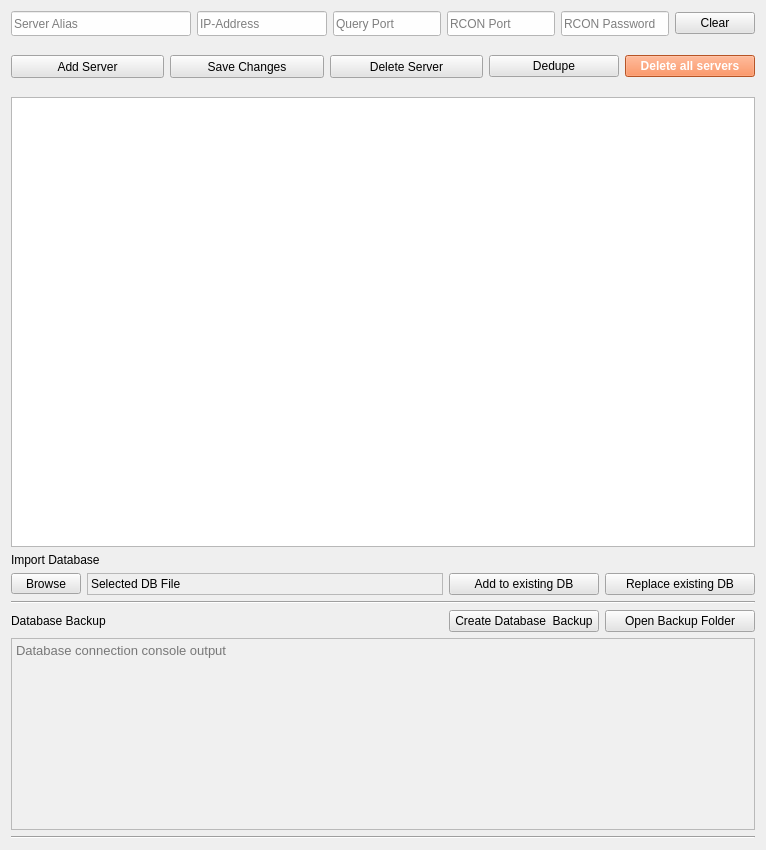
     <widget class="QWidget" name="Tab_Server">
      <attribute name="title">
       <string>Server Manager</string>
      </attribute>
      <layout class="QVBoxLayout" name="verticalLayout_26">
       <item>
        <layout class="QVBoxLayout" name="verticalLayout_25">
         <item>
          <layout class="QVBoxLayout" name="verticalLayout_18">
           <item>
            <layout class="QHBoxLayout" name="horizontalLayout_15">
             <item>
              <widget class="QLineEdit" name="server_alias">
               <property name="minimumSize">
                <size>
                 <width>180</width>
                 <height>25</height>
                </size>
               </property>
               <property name="font">
                <font>
                 <pointsize>9</pointsize>
                </font>
               </property>
               <property name="toolTip">
                <string>Alias Name of the server</string>
               </property>
               <property name="statusTip">
                <string>Alias Name of the server</string>
               </property>
               <property name="styleSheet">
                <string notr="true">background-color:rgb(254, 254, 254);</string>
               </property>
               <property name="text">
                <string/>
               </property>
               <property name="placeholderText">
                <string>Server Alias</string>
               </property>
              </widget>
             </item>
             <item>
              <widget class="QLineEdit" name="server_ip">
               <property name="minimumSize">
                <size>
                 <width>130</width>
                 <height>25</height>
                </size>
               </property>
               <property name="font">
                <font>
                 <pointsize>9</pointsize>
                </font>
               </property>
               <property name="toolTip">
                <string>IP Address of the server</string>
               </property>
               <property name="statusTip">
                <string>IP Address of the server</string>
               </property>
               <property name="styleSheet">
                <string notr="true">background-color:rgb(254, 254, 254);</string>
               </property>
               <property name="text">
                <string/>
               </property>
               <property name="placeholderText">
                <string>IP-Address</string>
               </property>
              </widget>
             </item>
             <item>
              <widget class="QLineEdit" name="server_query">
               <property name="minimumSize">
                <size>
                 <width>60</width>
                 <height>25</height>
                </size>
               </property>
               <property name="font">
                <font>
                 <pointsize>9</pointsize>
                </font>
               </property>
               <property name="toolTip">
                <string>Query Port of the server</string>
               </property>
               <property name="statusTip">
                <string>Query Port of the server</string>
               </property>
               <property name="styleSheet">
                <string notr="true">background-color:rgb(254, 254, 254);</string>
               </property>
               <property name="text">
                <string/>
               </property>
               <property name="placeholderText">
                <string>Query Port</string>
               </property>
              </widget>
             </item>
             <item>
              <widget class="QLineEdit" name="server_rconport">
               <property name="minimumSize">
                <size>
                 <width>60</width>
                 <height>25</height>
                </size>
               </property>
               <property name="font">
                <font>
                 <pointsize>9</pointsize>
                </font>
               </property>
               <property name="toolTip">
                <string>RCON Port of the server</string>
               </property>
               <property name="statusTip">
                <string>RCON Port of the server</string>
               </property>
               <property name="layoutDirection">
                <enum>Qt::LeftToRight</enum>
               </property>
               <property name="styleSheet">
                <string notr="true">background-color:rgb(254, 254, 254);</string>
               </property>
               <property name="text">
                <string/>
               </property>
               <property name="placeholderText">
                <string>RCON Port</string>
               </property>
              </widget>
             </item>
             <item>
              <widget class="QLineEdit" name="server_rconpw">
               <property name="minimumSize">
                <size>
                 <width>105</width>
                 <height>25</height>
                </size>
               </property>
               <property name="font">
                <font>
                 <pointsize>9</pointsize>
                </font>
               </property>
               <property name="toolTip">
                <string>RCON Password of the server</string>
               </property>
               <property name="statusTip">
                <string>RCON Password of the server</string>
               </property>
               <property name="layoutDirection">
                <enum>Qt::LeftToRight</enum>
               </property>
               <property name="styleSheet">
                <string notr="true">background-color:rgb(254, 254, 254);</string>
               </property>
               <property name="text">
                <string/>
               </property>
               <property name="echoMode">
                <enum>QLineEdit::Normal</enum>
               </property>
               <property name="placeholderText">
                <string>RCON Password</string>
               </property>
              </widget>
             </item>
             <item>
              <widget class="QPushButton" name="btn_server_clear">
               <property name="styleSheet">
                <string notr="true">background-color:rgb(228, 228, 228)
</string>
               </property>
               <property name="text">
                <string>Clear</string>
               </property>
              </widget>
             </item>
            </layout>
           </item>
           <item>
            <spacer name="verticalSpacer_10">
             <property name="orientation">
              <enum>Qt::Vertical</enum>
             </property>
             <property name="sizeType">
              <enum>QSizePolicy::Minimum</enum>
             </property>
             <property name="sizeHint" stdset="0">
              <size>
               <width>20</width>
               <height>13</height>
              </size>
             </property>
            </spacer>
           </item>
           <item>
            <layout class="QHBoxLayout" name="horizontalLayout_16">
             <item>
              <widget class="QPushButton" name="btn_server_add">
               <property name="sizePolicy">
                <sizepolicy hsizetype="Expanding" vsizetype="Fixed">
                 <horstretch>0</horstretch>
                 <verstretch>0</verstretch>
                </sizepolicy>
               </property>
               <property name="minimumSize">
                <size>
                 <width>130</width>
                 <height>23</height>
                </size>
               </property>
               <property name="toolTip">
                <string>Add a server to the Database</string>
               </property>
               <property name="statusTip">
                <string>Add a server to the Database</string>
               </property>
               <property name="layoutDirection">
                <enum>Qt::LeftToRight</enum>
               </property>
               <property name="styleSheet">
                <string notr="true">background-color:rgb(228, 228, 228)
</string>
               </property>
               <property name="text">
                <string>Add Server</string>
               </property>
              </widget>
             </item>
             <item>
              <widget class="QPushButton" name="btn_server_modify">
               <property name="sizePolicy">
                <sizepolicy hsizetype="Expanding" vsizetype="Fixed">
                 <horstretch>0</horstretch>
                 <verstretch>0</verstretch>
                </sizepolicy>
               </property>
               <property name="minimumSize">
                <size>
                 <width>130</width>
                 <height>23</height>
                </size>
               </property>
               <property name="toolTip">
                <string>Save and edited server to the Database</string>
               </property>
               <property name="statusTip">
                <string>Save and edited server to the Database</string>
               </property>
               <property name="layoutDirection">
                <enum>Qt::LeftToRight</enum>
               </property>
               <property name="styleSheet">
                <string notr="true">background-color:rgb(228, 228, 228)
</string>
               </property>
               <property name="text">
                <string>Save Changes</string>
               </property>
              </widget>
             </item>
             <item>
              <widget class="QPushButton" name="btn_server_delete">
               <property name="sizePolicy">
                <sizepolicy hsizetype="Expanding" vsizetype="Fixed">
                 <horstretch>0</horstretch>
                 <verstretch>0</verstretch>
                </sizepolicy>
               </property>
               <property name="minimumSize">
                <size>
                 <width>130</width>
                 <height>23</height>
                </size>
               </property>
               <property name="toolTip">
                <string>Delete a server from the Database</string>
               </property>
               <property name="statusTip">
                <string>Delete a server from the Database</string>
               </property>
               <property name="layoutDirection">
                <enum>Qt::LeftToRight</enum>
               </property>
               <property name="styleSheet">
                <string notr="true">background-color:rgb(228, 228, 228)
</string>
               </property>
               <property name="text">
                <string>Delete Server</string>
               </property>
              </widget>
             </item>
             <item>
              <widget class="QPushButton" name="btn_server_delete_doubles">
               <property name="minimumSize">
                <size>
                 <width>130</width>
                 <height>0</height>
                </size>
               </property>
               <property name="toolTip">
                <string>Remove double entries by IP address and Queryport</string>
               </property>
               <property name="statusTip">
                <string>Remove double entries by IP address and Queryport</string>
               </property>
               <property name="styleSheet">
                <string notr="true">background-color:rgb(228, 228, 228)
</string>
               </property>
               <property name="text">
                <string>Dedupe</string>
               </property>
              </widget>
             </item>
             <item>
              <widget class="QPushButton" name="btn_server_clear_db">
               <property name="minimumSize">
                <size>
                 <width>130</width>
                 <height>0</height>
                </size>
               </property>
               <property name="font">
                <font>
                 <weight>75</weight>
                 <bold>true</bold>
                </font>
               </property>
               <property name="toolTip">
                <string>Delete all server from Database</string>
               </property>
               <property name="statusTip">
                <string>Delete all server from Database</string>
               </property>
               <property name="styleSheet">
                <string notr="true">background-color: rgb(255, 117, 53);
color: rgb(255, 255, 255);</string>
               </property>
               <property name="text">
                <string>Delete all servers</string>
               </property>
              </widget>
             </item>
            </layout>
           </item>
           <item>
            <spacer name="verticalSpacer_12">
             <property name="orientation">
              <enum>Qt::Vertical</enum>
             </property>
             <property name="sizeType">
              <enum>QSizePolicy::Minimum</enum>
             </property>
             <property name="sizeHint" stdset="0">
              <size>
               <width>20</width>
               <height>13</height>
              </size>
             </property>
            </spacer>
           </item>
           <item>
            <widget class="QTableWidget" name="tbl_server_manager">
             <property name="minimumSize">
              <size>
               <width>0</width>
               <height>450</height>
              </size>
             </property>
             <property name="mouseTracking">
              <bool>true</bool>
             </property>
             <property name="autoFillBackground">
              <bool>false</bool>
             </property>
             <property name="styleSheet">
              <string notr="true"/>
             </property>
             <property name="frameShadow">
              <enum>QFrame::Sunken</enum>
             </property>
             <property name="verticalScrollBarPolicy">
              <enum>Qt::ScrollBarAsNeeded</enum>
             </property>
             <property name="horizontalScrollBarPolicy">
              <enum>Qt::ScrollBarAlwaysOff</enum>
             </property>
             <property name="sizeAdjustPolicy">
              <enum>QAbstractScrollArea::AdjustIgnored</enum>
             </property>
             <property name="editTriggers">
              <set>QAbstractItemView::NoEditTriggers</set>
             </property>
             <property name="alternatingRowColors">
              <bool>true</bool>
             </property>
             <property name="selectionMode">
              <enum>QAbstractItemView::SingleSelection</enum>
             </property>
             <property name="selectionBehavior">
              <enum>QAbstractItemView::SelectRows</enum>
             </property>
             <property name="textElideMode">
              <enum>Qt::ElideNone</enum>
             </property>
             <property name="sortingEnabled">
              <bool>false</bool>
             </property>
             <property name="columnCount">
              <number>5</number>
             </property>
             <attribute name="horizontalHeaderVisible">
              <bool>false</bool>
             </attribute>
             <attribute name="horizontalHeaderCascadingSectionResizes">
              <bool>false</bool>
             </attribute>
             <attribute name="horizontalHeaderMinimumSectionSize">
              <number>20</number>
             </attribute>
             <attribute name="horizontalHeaderDefaultSectionSize">
              <number>50</number>
             </attribute>
             <attribute name="horizontalHeaderShowSortIndicator" stdset="0">
              <bool>true</bool>
             </attribute>
             <attribute name="horizontalHeaderStretchLastSection">
              <bool>true</bool>
             </attribute>
             <attribute name="verticalHeaderVisible">
              <bool>false</bool>
             </attribute>
             <attribute name="verticalHeaderMinimumSectionSize">
              <number>15</number>
             </attribute>
             <attribute name="verticalHeaderDefaultSectionSize">
              <number>23</number>
             </attribute>
             <attribute name="verticalHeaderStretchLastSection">
              <bool>false</bool>
             </attribute>
             <column>
              <property name="text">
               <string>ID</string>
              </property>
              <property name="textAlignment">
               <set>AlignCenter</set>
              </property>
             </column>
             <column>
              <property name="text">
               <string>Alias</string>
              </property>
              <property name="textAlignment">
               <set>AlignCenter</set>
              </property>
             </column>
             <column>
              <property name="text">
               <string>IP-Address</string>
              </property>
              <property name="textAlignment">
               <set>AlignCenter</set>
              </property>
             </column>
             <column>
              <property name="text">
               <string>Query Port</string>
              </property>
              <property name="textAlignment">
               <set>AlignCenter</set>
              </property>
             </column>
             <column>
              <property name="text">
               <string>RCON Port</string>
              </property>
              <property name="textAlignment">
               <set>AlignCenter</set>
              </property>
             </column>
            </widget>
           </item>
           <item>
            <widget class="QLabel" name="lbl_name_import">
             <property name="font">
              <font>
               <pointsize>9</pointsize>
               <weight>50</weight>
               <bold>false</bold>
              </font>
             </property>
             <property name="text">
              <string>Import Database</string>
             </property>
            </widget>
           </item>
           <item>
            <layout class="QVBoxLayout" name="verticalLayout_19">
             <item>
              <layout class="QHBoxLayout" name="horizontalLayout_18">
               <item>
                <widget class="QToolButton" name="btn_select_database">
                 <property name="minimumSize">
                  <size>
                   <width>70</width>
                   <height>0</height>
                  </size>
                 </property>
                 <property name="styleSheet">
                  <string notr="true">background-color:rgb(228, 228, 228)
</string>
                 </property>
                 <property name="text">
                  <string>Browse</string>
                 </property>
                </widget>
               </item>
               <item>
                <widget class="QLabel" name="label_selected_db">
                 <property name="minimumSize">
                  <size>
                   <width>150</width>
                   <height>0</height>
                  </size>
                 </property>
                 <property name="frameShape">
                  <enum>QFrame::StyledPanel</enum>
                 </property>
                 <property name="frameShadow">
                  <enum>QFrame::Sunken</enum>
                 </property>
                 <property name="text">
                  <string>Selected DB File</string>
                 </property>
                 <property name="textInteractionFlags">
                  <set>Qt::LinksAccessibleByMouse|Qt::TextSelectableByMouse</set>
                 </property>
                </widget>
               </item>
               <item>
                <widget class="QPushButton" name="btn_add_database">
                 <property name="minimumSize">
                  <size>
                   <width>150</width>
                   <height>0</height>
                  </size>
                 </property>
                 <property name="maximumSize">
                  <size>
                   <width>150</width>
                   <height>16777215</height>
                  </size>
                 </property>
                 <property name="styleSheet">
                  <string notr="true">background-color:rgb(228, 228, 228)
</string>
                 </property>
                 <property name="text">
                  <string>Add to existing DB</string>
                 </property>
                </widget>
               </item>
               <item>
                <widget class="QPushButton" name="btn_replace_database">
                 <property name="minimumSize">
                  <size>
                   <width>150</width>
                   <height>0</height>
                  </size>
                 </property>
                 <property name="maximumSize">
                  <size>
                   <width>150</width>
                   <height>16777215</height>
                  </size>
                 </property>
                 <property name="styleSheet">
                  <string notr="true">background-color:rgb(228, 228, 228)
</string>
                 </property>
                 <property name="text">
                  <string>Replace existing DB</string>
                 </property>
                </widget>
               </item>
              </layout>
             </item>
             <item>
              <widget class="Line" name="line_10">
               <property name="orientation">
                <enum>Qt::Horizontal</enum>
               </property>
              </widget>
             </item>
             <item>
              <layout class="QHBoxLayout" name="horizontalLayout_31">
               <item>
                <widget class="QLabel" name="label_2">
                 <property name="font">
                  <font>
                   <pointsize>9</pointsize>
                  </font>
                 </property>
                 <property name="text">
                  <string>Database Backup</string>
                 </property>
                </widget>
               </item>
               <item>
                <spacer name="horizontalSpacer">
                 <property name="orientation">
                  <enum>Qt::Horizontal</enum>
                 </property>
                 <property name="sizeType">
                  <enum>QSizePolicy::Expanding</enum>
                 </property>
                 <property name="sizeHint" stdset="0">
                  <size>
                   <width>200</width>
                   <height>20</height>
                  </size>
                 </property>
                </spacer>
               </item>
               <item>
                <widget class="QPushButton" name="btn_exec_db_backup">
                 <property name="minimumSize">
                  <size>
                   <width>150</width>
                   <height>0</height>
                  </size>
                 </property>
                 <property name="maximumSize">
                  <size>
                   <width>15616</width>
                   <height>16777215</height>
                  </size>
                 </property>
                 <property name="styleSheet">
                  <string notr="true">background-color:rgb(228, 228, 228)
</string>
                 </property>
                 <property name="text">
                  <string>Create Database  Backup</string>
                 </property>
                </widget>
               </item>
               <item>
                <widget class="QPushButton" name="btn_exec_open_bck_dir">
                 <property name="minimumSize">
                  <size>
                   <width>150</width>
                   <height>0</height>
                  </size>
                 </property>
                 <property name="styleSheet">
                  <string notr="true">background-color:rgb(228, 228, 228)
</string>
                 </property>
                 <property name="text">
                  <string>Open Backup Folder</string>
                 </property>
                </widget>
               </item>
              </layout>
             </item>
            </layout>
           </item>
           <item>
            <widget class="QTextEdit" name="label_db_console">
             <property name="sizePolicy">
              <sizepolicy hsizetype="Expanding" vsizetype="MinimumExpanding">
               <horstretch>0</horstretch>
               <verstretch>0</verstretch>
              </sizepolicy>
             </property>
             <property name="minimumSize">
              <size>
               <width>0</width>
               <height>100</height>
              </size>
             </property>
             <property name="maximumSize">
              <size>
               <width>16777215</width>
               <height>166655</height>
              </size>
             </property>
             <property name="font">
              <font>
               <pointsize>10</pointsize>
               <weight>50</weight>
               <bold>false</bold>
               <kerning>true</kerning>
              </font>
             </property>
             <property name="toolTip">
              <string>Output Console of Database Connection</string>
             </property>
             <property name="statusTip">
              <string>Output Console of Database Connection</string>
             </property>
             <property name="autoFillBackground">
              <bool>false</bool>
             </property>
             <property name="styleSheet">
              <string notr="true">background-image: url(:/img/img/sbck.jpg);
background-color: #f0f0f0;
background-position: center;
background-repeat: no-repeat;

</string>
             </property>
             <property name="frameShape">
              <enum>QFrame::StyledPanel</enum>
             </property>
             <property name="verticalScrollBarPolicy">
              <enum>Qt::ScrollBarAlwaysOff</enum>
             </property>
             <property name="readOnly">
              <bool>false</bool>
             </property>
             <property name="html">
              <string>&lt;!DOCTYPE HTML PUBLIC &quot;-//W3C//DTD HTML 4.0//EN&quot; &quot;http://www.w3.org/TR/REC-html40/strict.dtd&quot;&gt;
&lt;html&gt;&lt;head&gt;&lt;meta name=&quot;qrichtext&quot; content=&quot;1&quot; /&gt;&lt;style type=&quot;text/css&quot;&gt;
p, li { white-space: pre-wrap; }
&lt;/style&gt;&lt;/head&gt;&lt;body style=&quot; font-family:'MS Shell Dlg 2'; font-size:10pt; font-weight:400; font-style:normal;&quot;&gt;
&lt;p style=&quot;-qt-paragraph-type:empty; margin-top:0px; margin-bottom:0px; margin-left:0px; margin-right:0px; -qt-block-indent:0; text-indent:0px; font-size:7pt;&quot;&gt;&lt;br /&gt;&lt;/p&gt;&lt;/body&gt;&lt;/html&gt;</string>
             </property>
             <property name="placeholderText">
              <string>Database connection console output</string>
             </property>
            </widget>
           </item>
           <item>
            <widget class="Line" name="line_6">
             <property name="orientation">
              <enum>Qt::Horizontal</enum>
             </property>
            </widget>
           </item>
          </layout>
         </item>
         <item>
          <layout class="QVBoxLayout" name="verticalLayout_20"/>
         </item>
        </layout>
       </item>
      </layout>
     </widget>
